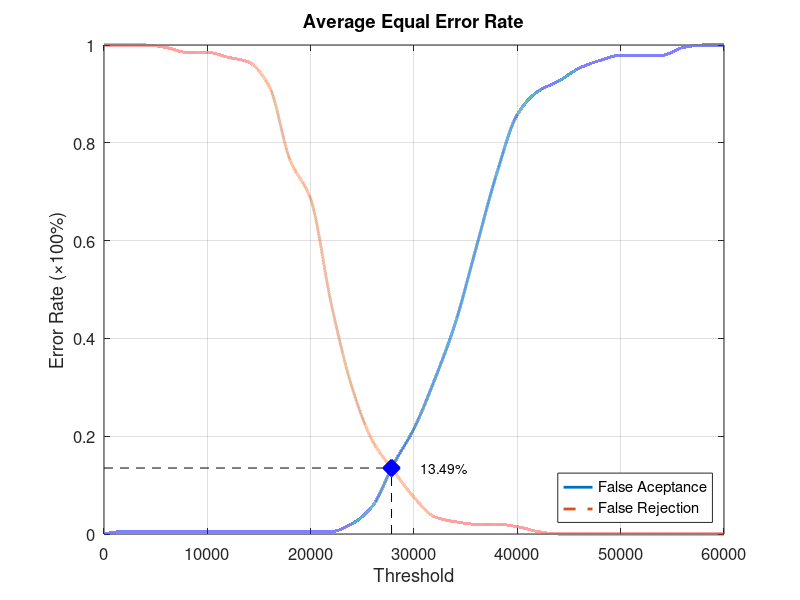
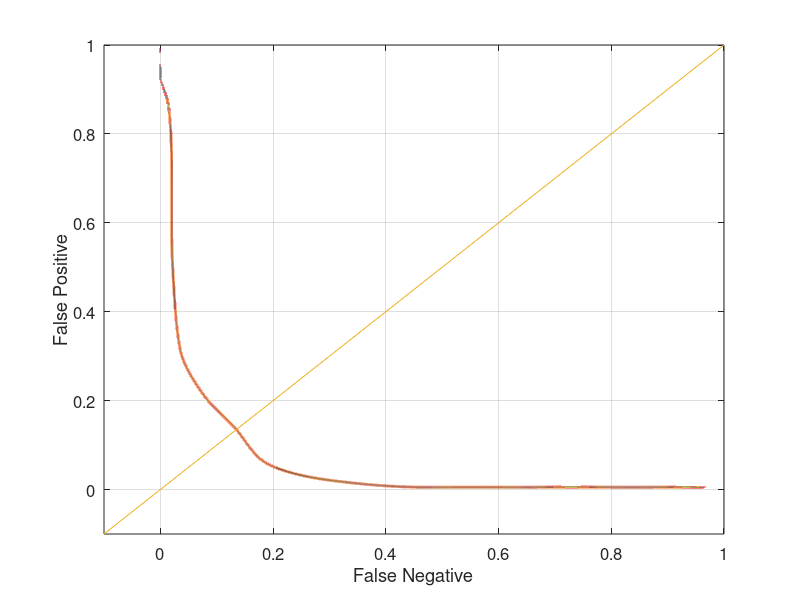

Write MATLAB code to recreate these figures, in order.
function yEER = Database1_4
close all;
clear;
clc;
x = 0:2000:60000;
xq = 0:0.5:60000;

y0 = [0 0.00526316 0.00526316 0.00526316 0.00526316 0.00526316 0.00526316 0.00526316 0.00526316 0.00526316 0.00526316 0.00526316 0.0210526 0.0578947 0.142105 0.215789 0.315789 0.431579 0.584211 0.736842 0.857895 0.905263 0.926316 0.952632 0.968421 0.978947 0.978947 0.978947 0.994737 1 1];
yy0 = interp1(x, y0, xq, 'pchip');
y1 = [1 1 1 0.995 0.985 0.985 0.975 0.965 0.915 0.765 0.685 0.47 0.3 0.19 0.13 0.075 0.035 0.025 0.02 0.02 0.015 0.005 0 0 0 0 0 0 0 0 0];
yy1 = interp1(x, y1, xq, 'pchip');

% Calculating EER: 
y2 = abs(y0 - y1);
find(y2 == min(y2))
yy2 = abs(yy0 - yy1);
xEER = find(yy2 == min(yy2));
xEERIndex = xq(xEER) % X-axis EER
yEER = yy0(xEER) % Y-axis EER

main = figure
plot(xq, yy0,'-','LineWidth', 2);	hold on
plot(xq, yy1,'--','LineWidth', 2);	hold on
plot([xEERIndex xEERIndex], [0 yEER], 'k--');	hold on
plot([0 xEERIndex], [yEER yEER], 'k--');	hold on
plot(xEERIndex, yEER, 'bx', 'LineWidth', 10);	hold on
text(xEERIndex + 10 * xEERIndex / 100, yEER, [num2str(round((10000 * yEER)) / 100) '%'])
legend('False Aceptance', 'False Rejection', 'Location', 'SouthEast')
xlabel('Threshold')
ylabel('Error Rate (\times100%)')
title('Average Equal Error Rate')
set(gca, 'FontSize', 12)
axis([0 60000 0 1])
grid on

print(main, 'Database1_4Main', '-dpng');
FNRxFPR = figure('Color', [1 1 1]);
plot(yy1, yy0, '-', yy1, yy0, 'LineWidth', 2);
hold on
y = -0.1:0.1:1
plot(y, y); 
set(gca, 'FontSize', 12)
xlabel('False Negative')
ylabel('False Positive')
axis([-0.1 1 -0.1 1])
set(gca, 'FontSize', 12)
grid on

print(FNRxFPR, 'Database1_4FNRxFPR','-dpng');
end
